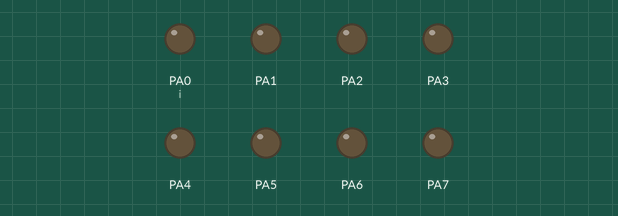
Recording of a program running on a simulated ATmega128, built with avr-gcc and emulated at 16 MHz. Parts: output pins drawn as LEDs (lit = HIGH).

Above: at 0.05 s.
At 0.9 s:
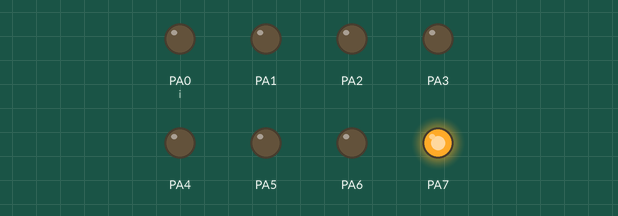
At 1.7 s:
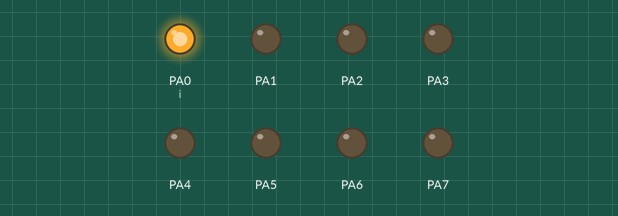
At 2.75 s:
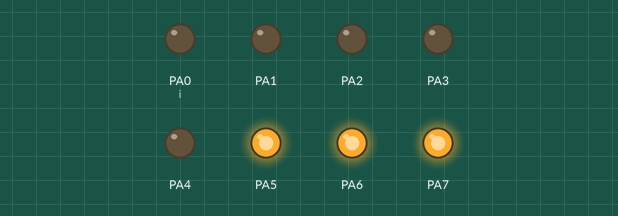
At 3.8 s:
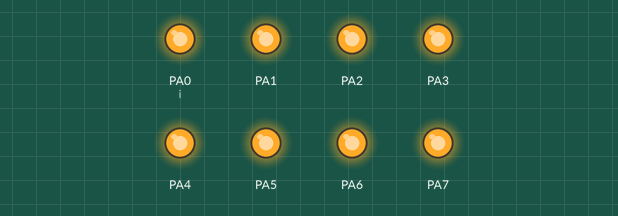
At 5.65 s:
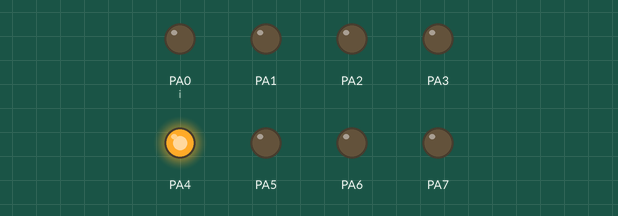
Timing chart, 0 to 6.0 s (numbered marks = the images above):
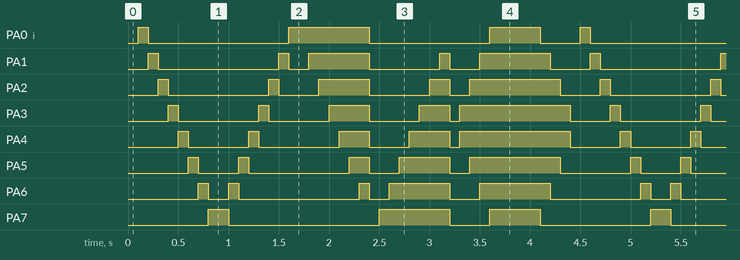

The program:

main.c
```c
/*
 * 03.TIMER_CONTROL.c
 *
 * Created: 2026-06-15 오전 11:36:35
 * Author : kccistc
 */
#define F_CPU 16000000UL

#include <avr/io.h>
#include <avr/interrupt.h>         // sei(), cli()

extern int led_main(void);

void init_timer0(void);

volatile uint32_t ms_count = 0;    // volatile 최적화 방지

/*
*             ISR : Interrupt Service Routine
* TIMER0_OVF_vect : Timer/Counter 0 Overflow
* 250개의 펄스를 count(1ms) 하면 이곳으로 자동 진입
*/
ISR(TIMER0_OVF_vect)            // 벡터 번호 17
{
	TCNT0 = 6;
	ms_count++;                 // 1ms count
}

int main(void)
{
	init_timer0();

	led_main();

    while (1)
    {

    }
}

/*
* 1. timer 0 초기화
*    AVR에서 8bit timer 0/2 중 0번을 초기화
*	 임베디드쪽에서 가장 신경을 써야 할 부분이 초기화 하는 것
*	 초기화가 잘못되면 이후에 오류 발생
*
* 2. 8bit로 1ms 측정하는 timer/counter를 생성
*    2.1 분주비 설정 (64분주)
*        16,000,000Hz / 64 = 250,000Hz
*    2.2 1주기 시간 계산
*        T = 1/f = 1/250,000 = 0.000004sec ( 4us, 0.004ms )
*	 2.3 8bit로 count할 시간 계산 (8bit timer overflow)
*        0.000004 x 256 = 0.001024 ( 1.024ms )
*        0.000004 x 250 = 0.001 ( 1ms )
*/
void init_timer0()
{
	TCNT0 = 6;                                        // TCNT0 6~256
	TCCR0 &= ~(1 << CS02 | 1 << CS01 | 1 << CS00);    // RESET
	TCCR0 |= 1 << CS02 | 0 << CS01 | 0 << CS00;       // SET -- 64분주 설정을 위한 세팅
	TIMSK |= 1 << TOIE0;                              // TIMER0 Overflow Interrupt => 256이 되는 순간 오버플로우에 따른 인터럽트 발생
	sei();                                            // SREG 7번 비트 SET => 전역적으로 인터럽트 허용

}
```

led.c
```c
/*
 * led.c
 *
 * Created: 2026-06-10 오후 3:10:22
 *  Author: user
 */

#include "led.h"

#define FUNC_NUM 6

int led_main(void);
void init_led(void);
void led_all_on(void);
void led_all_off(void);
void led_shift_left_on(void);
void led_shift_right_on(void);
void led_shift_left_keep_on(void);
void led_shift_right_keep_on(void);
void led_flower_on(void);
void led_flower_off(void);

extern volatile uint32_t ms_count;    // volatile 최적화 방지

int func_state = 0;

void (*fp[])() =
{
	led_shift_left_on,
	led_shift_right_on,
	led_shift_left_keep_on,
	led_shift_right_keep_on,
	led_flower_on,
	led_flower_off
};

int led_main(void)
{
	uint8_t led_toggle = 0;
	init_led();
	led_all_off();

	while(1)
	{
		fp[func_state]();
	}

	return 0;
}

void init_led(void)
{
	DDRA=0xff;  // PORTA 를 출력 모드로 설정
	PORTA=0x00;  // PORTA에 물려있는 led를 all off
}

void led_all_on(void)
{
	PORTA=0xff;
}

void led_all_off(void)
{
	PORTA=0x00;
}

void led_shift_left_on(void)
{
	static int i = 0;

	if(ms_count >= 100)
	{
		ms_count = 0;
		*(unsigned char *) 0x3B = 1 << i;

		if((i = (i + 1) % 8) == 0)
		{
			func_state = (func_state+1) % FUNC_NUM;
		}
	}
}

void led_shift_right_on(void)
{
	static int i = 0;

	if(ms_count >= 100)
	{
		ms_count = 0;
		*(unsigned char *) 0x3B = 0x80 >> i;

		if((i = (i + 1) % 8) == 0)
		{
			func_state = (func_state+1) % FUNC_NUM;
		}
	}
}

void led_shift_left_keep_on(void)
{
	static int i = 0;

	if(ms_count >= 100)
	{
		ms_count = 0;
	    PORTA |= (1 << i);

		if((i = (i + 1) % 8) == 0)
		{
			func_state = (func_state+1) % FUNC_NUM;
			led_all_off();
		}
	}
}

void led_shift_right_keep_on(void)
{
	static int i = 0;

	if(ms_count >= 100)
	{
		ms_count = 0;
		PORTA |= (0x80 >> i);

		if((i = (i + 1) % 8) == 0)
		{
			func_state = (func_state+1) % FUNC_NUM;
			led_all_off();
		}
	}
}

void led_flower_on(void)
{
	static int i = 0;

	if(ms_count >= 100)
	{
		ms_count = 0;
		PORTA |= 1 << (3-i) | 1 << (4+i);

		if((i = (i + 1) % 8) == 0)
		{
			func_state = (func_state+1) % FUNC_NUM;
		}
	}
}

void led_flower_off(void)
{
	static int i = 0;

	if(i == 0)
	{
		led_all_on();
	}

	if(ms_count >= 100)
	{
		ms_count = 0;
		PORTA &= ~(1 << i | 1 << (7-i));

		if((i = (i + 1) % 4) == 0)
		{
			func_state = (func_state+1) % FUNC_NUM;
		}
	}
}
```

led.h
```c
/*
 * led.h
 *
 * Created: 2026-06-10 오후 3:09:22
 *  Author: user
 */


#ifndef LED_H_
#define LED_H_
#define F_CPU 16000000UL  // 16MHz
#include <avr/io.h>  // PORTA PORTB PORTD... IO관련 reg가 들어 있다.
#include <util/delay.h>  // _delay_ms _delay_us 등

#endif /* LED_H_ */
```

Measured:
- by itself, PA0 (i): repeats every 4.4 s: LOW 1.4 s, HIGH 0.80 s, LOW 1.2 s, HIGH 0.50 s, LOW 0.40 s, HIGH 0.10 s
- by itself, PA7: repeats every 4.4 s: LOW 1.5 s, HIGH 0.70 s, LOW 0.40 s, HIGH 0.50 s, LOW 1.1 s, HIGH 0.20 s
- by itself, PA1: repeats every 4.4 s: LOW 1.2 s, HIGH 0.10 s, LOW 0.20 s, HIGH 0.60 s, LOW 0.70 s, HIGH 0.10 s, LOW 0.30 s, HIGH 0.70 s, LOW 0.40 s, HIGH 0.10 s
- by itself, PA2: repeats every 4.4 s: LOW 1.0 s, HIGH 0.10 s, LOW 0.40 s, HIGH 0.50 s, LOW 0.60 s, HIGH 0.20 s, LOW 0.20 s, HIGH 0.90 s, LOW 0.40 s, HIGH 0.10 s
